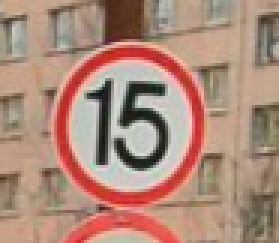
#> input picture test_images/001_1_0006_1_j.png, 93 x 81 px (shown 3 times larger); its folder holds only this picture in this run
$ python recognition.py
#> lines starting #> are read from the running program, lines starting #| are printed output that depends on the picture; after the words box and inside, x2 and y2 are one past the last pixel; in counts of white or black regions, pixels touching at a corner belong together
import cv2
import numpy as np
import os

sign_cascade = cv2.CascadeClassifier("data/cascade.xml")
#face_cascade = cv2.CascadeClassifier('haarcascade_frontalface_default.xml')
i = 0

for file in os.listdir("test_images"):
    name = str(file)
    img = cv2.imread("test_images/"+str(name))
#> img is the input picture: shape (81, 93, 3); mean B, G, R 122.5, 138.3, 173.7

    img = cv2.resize(img, (100, 100))
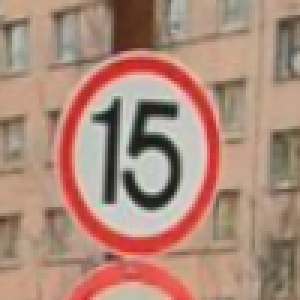
#> img: shape (100, 100, 3) (shown 3 times larger); mean B, G, R 122.4, 138.2, 173.6
    gray = cv2.cvtColor(img, cv2.COLOR_BGR2GRAY)
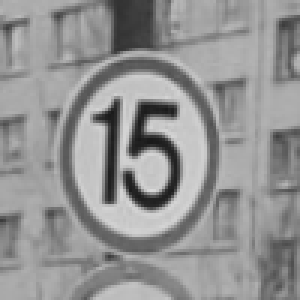
#> gray: shape (100, 100) (shown 3 times larger); min 25, max 218, mean 147

    traffic_signs = sign_cascade.detectMultiScale(gray, 1.3, 5)
#> traffic_signs = [[17, 22, 64, 64]]

    for (x, y, w, h) in traffic_signs:
        cv2.rectangle(img, (x, y), (x+w, y+h), (255, 0, 0), 2)
#> this loop made 1 pass
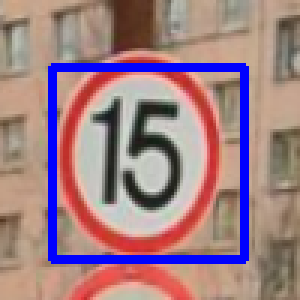
#> img: shape (100, 100, 3) (shown 3 times larger); 7.64% of pixels changed, all inside (x1, y1, x2, y2) = (16, 21, 83, 88)

    img = cv2.resize(img, (300, 300))
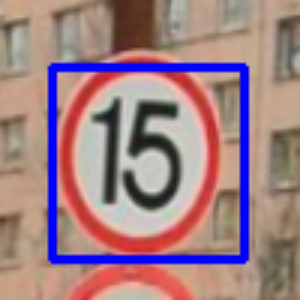
#> img: shape (300, 300, 3); mean B, G, R 132.6, 127.6, 159.6
    name_window = "image" + str(i)
    i += 1
    cv2.imshow(name_window, img)

cv2.waitKey(0)
cv2.destroyAllWindows()

$ run again, on test_images/neg5.jpg
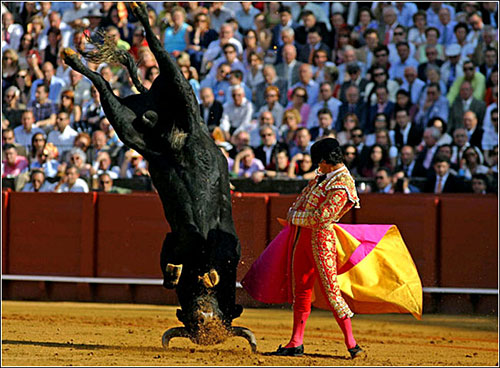
#> input picture test_images/neg5.jpg, 500 x 368 px
#> img is the input picture: shape (368, 500, 3); mean B, G, R 56.6, 73.9, 99
#> `gray = cv2.cvtColor(img, cv2.COLOR_BGR2GRAY)`:
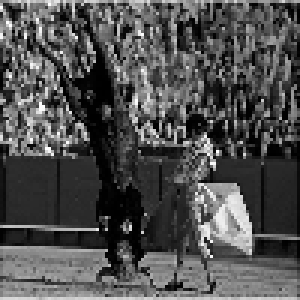
#> gray: shape (100, 100) (shown 3 times larger); min 0, max 254, mean 79.6
#> traffic_signs = ()
#> `img = cv2.resize(img, (300, 300))`:
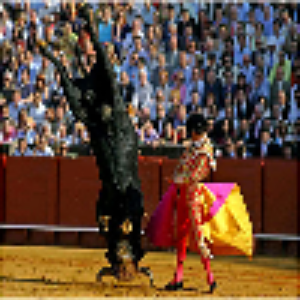
#> img: shape (300, 300, 3); mean B, G, R 56.6, 73.9, 99.2

$ run again, on test_images/003_1_0003_1_j.png
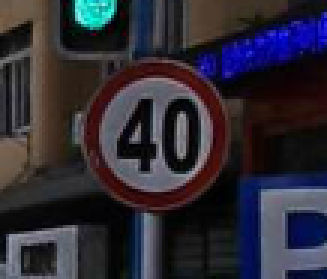
#> input picture test_images/003_1_0003_1_j.png, 109 x 93 px (shown 3 times larger)
#> img is the input picture: shape (93, 109, 3); mean B, G, R 53.5, 42.9, 46.4
#> `gray = cv2.cvtColor(img, cv2.COLOR_BGR2GRAY)`:
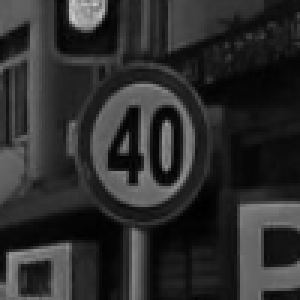
#> gray: shape (100, 100) (shown 3 times larger); min 0, max 201, mean 45
#> traffic_signs = [[13, 14, 71, 71]]
#> the loop `for (x, y, w, h) in traffic_signs:` made 1 pass
#> `img = cv2.resize(img, (300, 300))`:
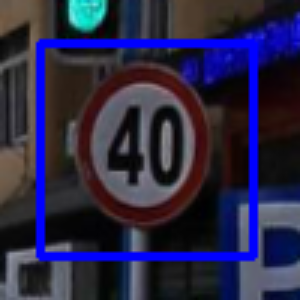
#> img: shape (300, 300, 3); mean B, G, R 70.3, 39.2, 42.4
